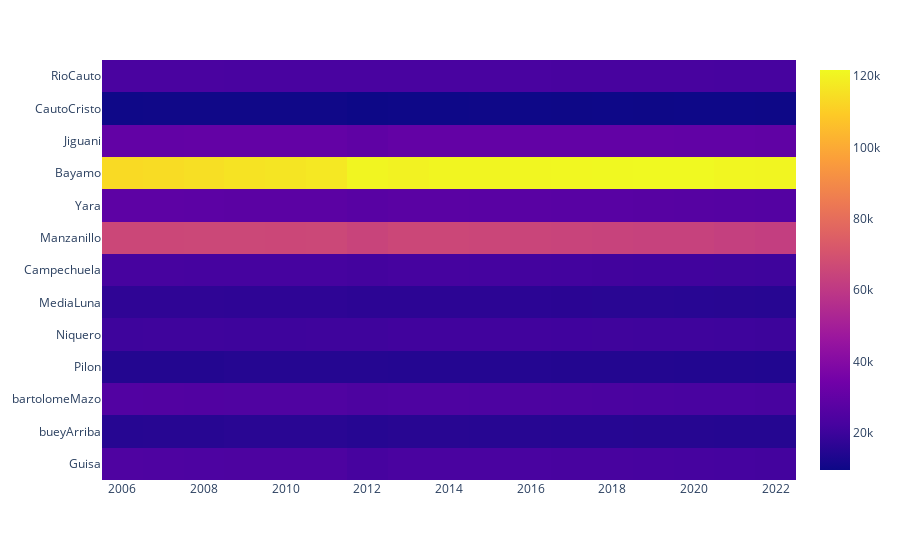
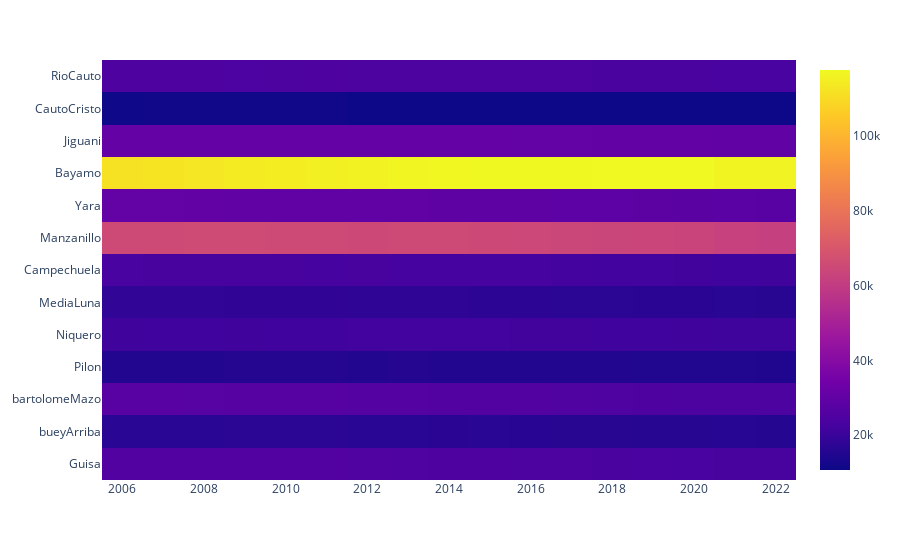

Notebook source saved alongside these figures, in order:
### Code cell
#función para sacar valores de los residentes H_M por muicipios del json
def llenar_lista()->list:
    lista=[]
    for keys,values in granma.items():
        if keys=="municipios": #accedo a la llave municipios que es un diccionario
            for clave,valor in values.items(): 
                if clave in granma["listamunis"]:
                     for key,value in valor.items():
                            if key =='residentesH_M_06-22':
                                lista.extend(value)
              
    return lista

    

#lista con todos los valores de los residentes 2006-2022  
lista=llenar_lista()



#lista de residentes hombres06-2022
listaH=[y for x,y in enumerate(lista) if x%2 == 0 ]




#lista de residentes mujeres 06-2022
listaM=[y for x,y in enumerate(lista)if x%2 != 0]



#data frame de la lista de mujeres
dfM=pd.DataFrame(listaM,columns= [x for x in granma['años']if x>=2006])



#data frame de la lista de hombres
dfH=pd.DataFrame(listaH,columns=[x for x in granma['años']if x>=2006])

#grafico de calor de la población Mujer 2014-22
fig=px.imshow(dfM,x=[x for x in granma['años']if x>=2006],y=granma['listamunis'])
fig.show()

#grafico de calor de la población hombre 2014-22
fig=px.imshow(dfH,x=[x for x in granma['años']if x>=2006],y=granma['listamunis'])
fig.show()

### Figure 1 — Plotly figure (JSON) as saved in the notebook; plotly's stock layout.template omitted (floating-point values rounded to 4 significant figures; data arrays with more than 128 entries replaced by an {"elided": "..."} marker saying what was removed)
{"data": [{"coloraxis": "coloraxis", "hovertemplate": "x: %{x}<br>y: %{y}<br>color: %{z}<extra></extra>", "name": "0", "type": "heatmap", "x": [2006, 2007, 2008, 2009, 2010, 2011, 2012, 2013, 2014, 2015, 2016, 2017, 2018, 2019, 2020, 2021, 2022], "xaxis": "x", "y": ["RioCauto", "CautoCristo", "Jiguani", "Bayamo", "Yara", "Manzanillo", "Campechuela", "MediaLuna", "Niquero", "Pilon", "bartolomeMazo", "bueyArriba", "Guisa"], "yaxis": "y", "z": {"elided": "13x17 int values"}}], "layout": {"coloraxis": {"colorscale": [[0, "#0d0887"], [0.1111, "#46039f"], [0.2222, "#7201a8"], [0.3333, "#9c179e"], [0.4444, "#bd3786"], [0.5556, "#d8576b"], [0.6667, "#ed7953"], [0.7778, "#fb9f3a"], [0.8889, "#fdca26"], [1, "#f0f921"]]}, "margin": {"t": 60}, "xaxis": {"anchor": "y", "constrain": "domain", "domain": [0, 1], "scaleanchor": "y"}, "yaxis": {"anchor": "x", "autorange": "reversed", "constrain": "domain", "domain": [0, 1]}}}

### Figure 2 — Plotly figure (JSON) as saved in the notebook; plotly's stock layout.template omitted (floating-point values rounded to 4 significant figures; data arrays with more than 128 entries replaced by an {"elided": "..."} marker saying what was removed)
{"data": [{"coloraxis": "coloraxis", "hovertemplate": "x: %{x}<br>y: %{y}<br>color: %{z}<extra></extra>", "name": "0", "type": "heatmap", "x": [2006, 2007, 2008, 2009, 2010, 2011, 2012, 2013, 2014, 2015, 2016, 2017, 2018, 2019, 2020, 2021, 2022], "xaxis": "x", "y": ["RioCauto", "CautoCristo", "Jiguani", "Bayamo", "Yara", "Manzanillo", "Campechuela", "MediaLuna", "Niquero", "Pilon", "bartolomeMazo", "bueyArriba", "Guisa"], "yaxis": "y", "z": {"elided": "13x17 int values"}}], "layout": {"coloraxis": {"colorscale": [[0, "#0d0887"], [0.1111, "#46039f"], [0.2222, "#7201a8"], [0.3333, "#9c179e"], [0.4444, "#bd3786"], [0.5556, "#d8576b"], [0.6667, "#ed7953"], [0.7778, "#fb9f3a"], [0.8889, "#fdca26"], [1, "#f0f921"]]}, "margin": {"t": 60}, "xaxis": {"anchor": "y", "constrain": "domain", "domain": [0, 1], "scaleanchor": "y"}, "yaxis": {"anchor": "x", "autorange": "reversed", "constrain": "domain", "domain": [0, 1]}}}
